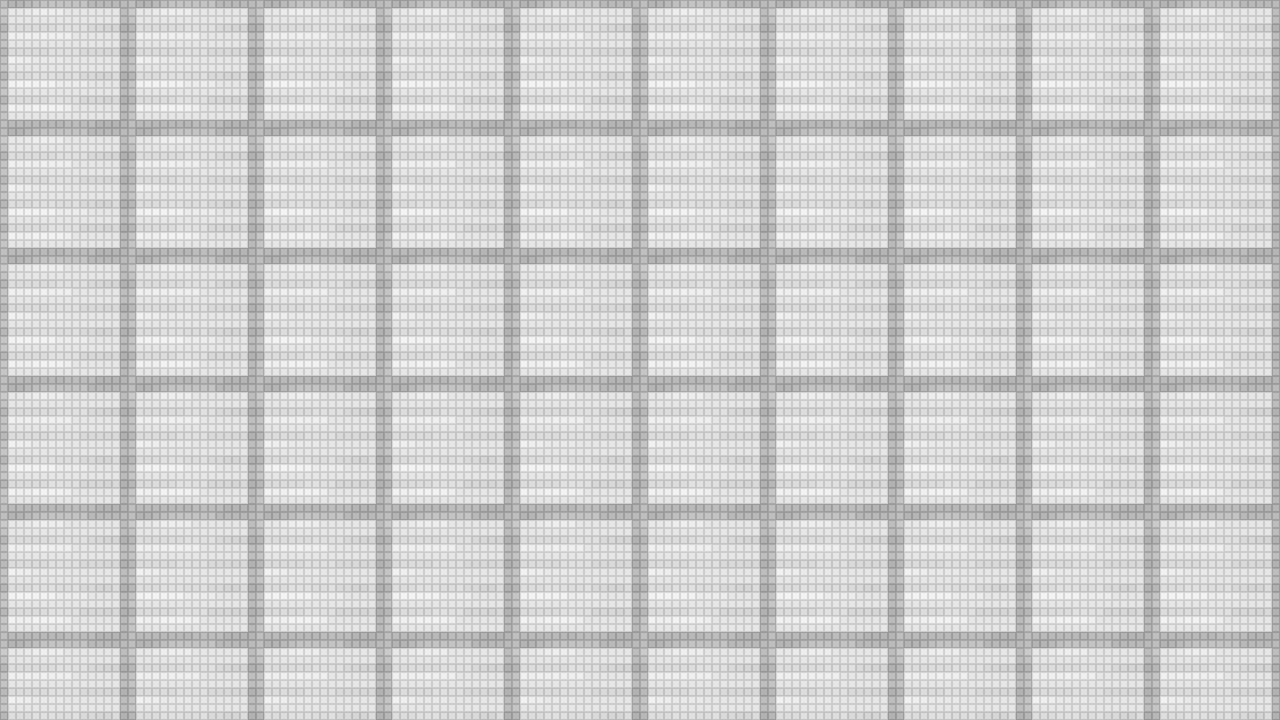

This game map was drawn from its Tiled (.tmx) file and the tilesets committed beside it. A one-line description and the trimmed map source follow:
An orthogonal 80x45 tile map with 16x16 px tiles, 1 tile layer (Tile Layer 1).

<map version="1.0" orientation="orthogonal" renderorder="right-down" width="80" height="45" tilewidth="16" tileheight="16" nextobjectid="1">
 <tileset firstgid="1" name="terrain" tilewidth="16" tileheight="16" tilecount="16384">
  <image source="../resources/terrain.png" width="2048" height="2048" />
 </tileset>
 <layer name="Tile Layer 1" width="80" height="45">
  <data>[3600 cells, 3600 non-empty, 64 distinct tile ids]</data>
 </layer>
</map>